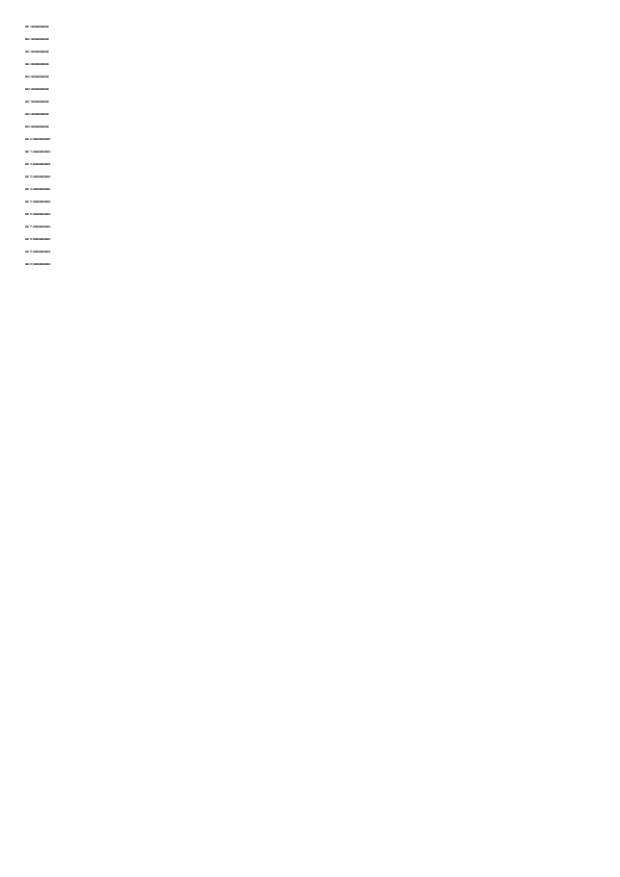
#> input picture 7a0ab742-1627-4bf4-82ea-b806e4b67446/test_images/test_300dpi.jpg, 2480 x 3508 px (shown at 1/4 size); its folder holds only this picture in this run
$ python -i scanner.py   (imports and definitions only)
#> lines starting #> are read from the running program, lines starting #| are printed output that depends on the picture
import os
import math
from pathlib import Path
from dataclasses import dataclass, field
from typing import List, Dict, Any, Optional, Tuple
from enum import Enum

try:
    from PIL import Image, ImageStat, ImageFilter
except ImportError:
    Image = None
    ImageStat = None
    ImageFilter = None

try:
    import pdfplumber
except ImportError:
    pdfplumber = None


class QualitySeverity(str, Enum):
    PASS = "pass"
    WARNING = "warning"
    FAIL = "fail"


@dataclass
class ImageQualityResult:
    file_path: str
    page: int = 1
    dpi: float = 0
    color_mode: str = ""
    width: int = 0
    height: int = 0
    file_size: int = 0
    tilt_degrees: float = 0
    blank_page: bool = False
    content_ratio: float = 0
    issues: List[Dict[str, Any]] = field(default_factory=list)
    overall: QualitySeverity = QualitySeverity.PASS

    # [15 lines left out: function to_dict, not called in this run]


@dataclass
class ScannerConfig:
    min_dpi: int = 300
    max_tilt_degrees: float = 5.0
    blank_page_threshold: float = 0.05
    color_modes: List[str] = field(default_factory=lambda: ["1", "L", "RGB", "CMYK"])


class ImageQualityScanner:
    def __init__(self, config: Optional[ScannerConfig] = None, logger=None):
        self.config = config or ScannerConfig()
        self.logger = logger

    def scan_file(self, file_path: str) -> List[ImageQualityResult]:
        ext = Path(file_path).suffix.lower()

        if ext in [".jpg", ".jpeg", ".png", ".tif", ".tiff", ".bmp", ".gif"]:
            return [self._scan_image_file(file_path)]
        elif ext == ".pdf":
            return self._scan_pdf_file(file_path)
        else:
            result = ImageQualityResult(
                file_path=file_path,
                overall=QualitySeverity.FAIL,
            )
            result.issues.append({
                "type": "unsupported_format",
                "message": f"不支持的文件格式: {ext}",
                "severity": "error",
            })
            return [result]

    # [19 lines left out: function scan_directory, not called in this run]

    def _scan_image_file(self, file_path: str) -> ImageQualityResult:
#> called with file_path = '../test_images/test_300dpi.jpg'
        result = ImageQualityResult(file_path=file_path)

        if Image is None:
            result.overall = QualitySeverity.FAIL
            result.issues.append({
                "type": "missing_dependency",
                "message": "需要安装 Pillow 库进行图像质量检测",
                "severity": "error",
            })
            return result

        try:
            path = Path(file_path)
            result.file_size = path.stat().st_size

            with Image.open(file_path) as img:
#> img is the input picture: PIL image 2480x3508 RGB; min 0, max 255, mean 254.8
                result.width, result.height = img.size
#> result.width = 2480; result.height = 3508
                result.color_mode = img.mode
#> result.color_mode = 'RGB'

                dpi = img.info.get("dpi", (0, 0))
#> dpi = (300, 300)
                if dpi and dpi[0] > 0:
                    result.dpi = float(dpi[0])
#> result.dpi = 300
                else:
                    result.dpi = self._estimate_dpi(img)

                self._check_dpi(result)
                self._check_color_mode(result)
                self._check_tilt(img, result)
                self._check_blank_page(img, result)

            self._determine_overall(result)

        except Exception as e:
            result.overall = QualitySeverity.FAIL
            result.issues.append({
                "type": "read_error",
                "message": f"无法读取图像文件: {str(e)}",
                "severity": "error",
            })

        if self.logger:
            self.logger.info(
                f"图像质检: {file_path}, 结果: {result.overall.value}",
                operation_type="scan_image",
                obj=file_path,
            )

        return result

    # [89 lines left out: functions _scan_pdf_file, _estimate_dpi, not called in this run]

    def _check_dpi(self, result: ImageQualityResult):
        if result.dpi < self.config.min_dpi:
            result.issues.append({
                "type": "low_dpi",
                "message": f"分辨率不足: {result.dpi:.0f} dpi (最低要求 {self.config.min_dpi} dpi)",
                "severity": "error",
            })

    def _check_color_mode(self, result: ImageQualityResult):
        color_names = {
            "1": "黑白",
            "L": "灰度",
            "P": "调色板",
            "RGB": "彩色",
            "RGBA": "彩色(透明)",
            "CMYK": "CMYK",
            "YCbCr": "YCbCr",
            "LAB": "LAB",
            "HSV": "HSV",
            "I": "32位整型",
            "F": "32位浮点",
        }
        result.color_mode = color_names.get(result.color_mode, result.color_mode)
#> result.color_mode = '彩色'

    def _check_tilt(self, img, result: ImageQualityResult):
        try:
            gray_img = img.convert("L")

            edges = self._detect_edges(gray_img)

            tilt_angle = self._hough_transform_tilt(edges)

            result.tilt_degrees = abs(tilt_angle)

            if result.tilt_degrees > self.config.max_tilt_degrees:
                result.issues.append({
                    "type": "tilt",
                    "message": f"图像倾斜度过大: {result.tilt_degrees:.2f}° (阈值 {self.config.max_tilt_degrees}°)",
                    "severity": "warning",
                })

        except Exception:
            result.tilt_degrees = 0.0

    def _detect_edges(self, gray_img):
        if ImageFilter is None:
            return gray_img

        edges = gray_img.filter(ImageFilter.FIND_EDGES)
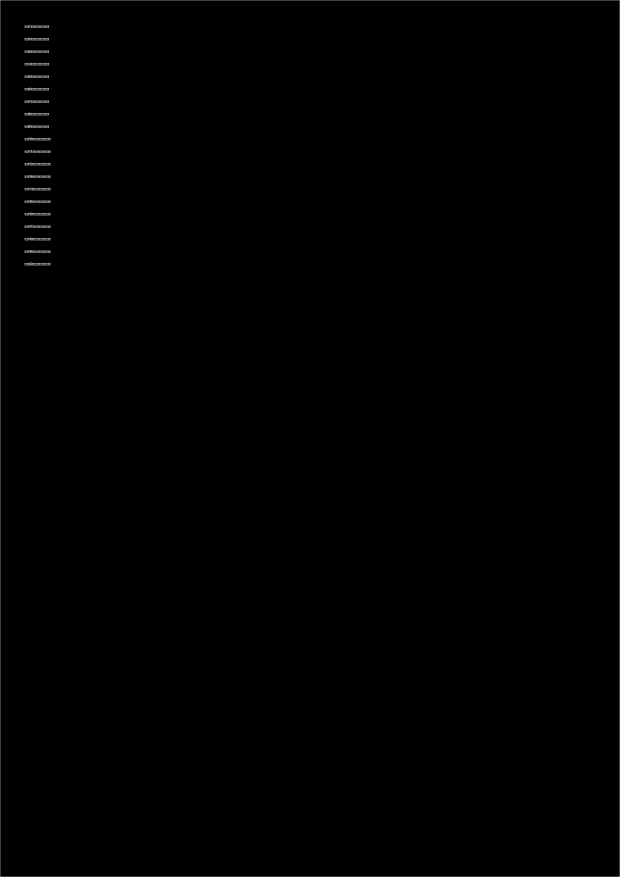
#> edges: PIL image 2480x3508 L (shown at 1/4 size); min 0, max 255, mean 0.6

        threshold = 60
        from PIL import Image as PILImage
        edge_binary = PILImage.new("L", gray_img.size, 0)
#> edge_binary: PIL image 2480x3508 L; every value is 0
        edge_pixels = edges.load()
        out_pixels = edge_binary.load()

        width, height = gray_img.size
#> width = 2480; height = 3508
        for y in range(height):
            for x in range(width):
                if edge_pixels[x, y] > threshold:
                    out_pixels[x, y] = 255
#> in _check_tilt, `edges = self._detect_edges(gray_img)`:
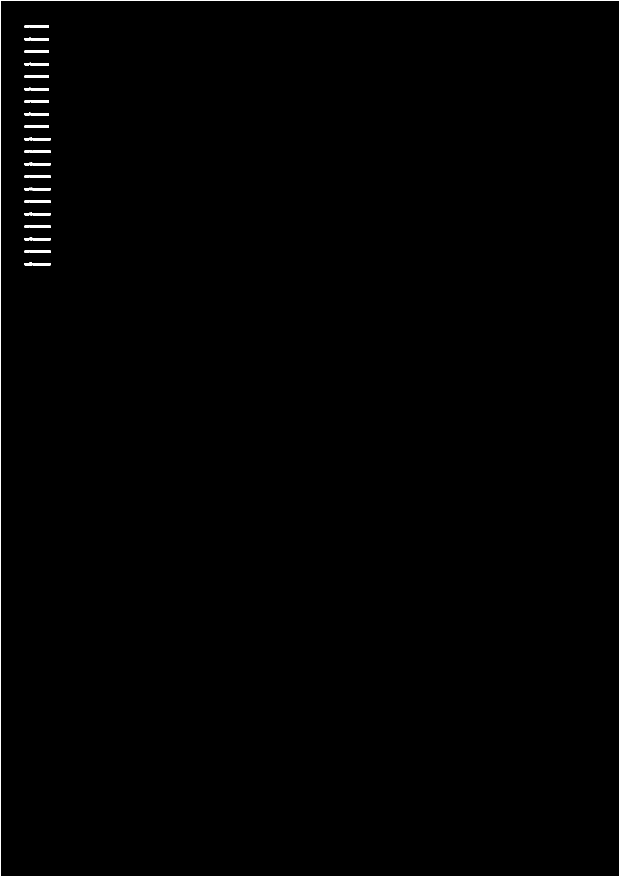
#> edges: PIL image 2480x3508 L (shown at 1/4 size); 0.25% white in thin lines or dots

        return edge_binary

    def _hough_transform_tilt(self, edge_img):
        import math

        width, height = edge_img.size
#> width = 2480; height = 3508
        edge_pixels = edge_img.load()

        border_margin = min(width, height) // 20
#> border_margin = 124
        edge_points = []
        step = max(1, min(width, height) // 600)
#> step = 4

        for y in range(border_margin, height - border_margin, step):
            for x in range(border_margin, width - border_margin, step):
                if edge_pixels[x, y] > 128:
                    edge_points.append((x, y))

        if len(edge_points) < 20:
            return 0.0

        max_tilt = 15.0
        angle_step = 0.2

        center_theta = 90.0
        start_theta = center_theta - max_tilt
        end_theta = center_theta + max_tilt
        num_angles = int((end_theta - start_theta) / angle_step) + 1

        center_x = width / 2
#> center_x = 1240
        center_y = height / 2
#> center_y = 1754
        max_rho = int(math.sqrt(width**2 + height**2)) + 1
#> max_rho = 4297
        rho_step = 2
        num_rhos = max_rho * 2 // rho_step + 1
#> num_rhos = 4298

        angle_max_scores = []

        for angle_idx in range(num_angles):
            theta_deg = start_theta + angle_idx * angle_step
            theta_rad = math.radians(theta_deg)
            cos_theta = math.cos(theta_rad)
            sin_theta = math.sin(theta_rad)

            scores = {}
            for x, y in edge_points:
                rho = int((x - center_x) * cos_theta + (y - center_y) * sin_theta)
                rho_idx = (rho + max_rho) // rho_step
                if 0 <= rho_idx < num_rhos:
                    scores[rho_idx] = scores.get(rho_idx, 0) + 1

            if scores:
                max_score = max(scores.values())
                angle_max_scores.append((theta_deg, max_score))

        if not angle_max_scores:
            return 0.0

        angle_max_scores.sort(key=lambda x: -x[1])
        top_score = angle_max_scores[0][1]
#> top_score = 20

        if top_score < 8:
            return 0.0

        top_thetas = [ang for ang, score in angle_max_scores[:5] if score > top_score * 0.6]

        if not top_thetas:
            best_theta = angle_max_scores[0][0]
        else:
            best_theta = sum(top_thetas) / len(top_thetas)

        tilt_angle = best_theta - 90.0

        fine_range = 1.5
        fine_step = 0.05
        best_fine_theta = best_theta
        best_fine_score = 0

        fine_thetas = [best_theta - fine_range + i * fine_step
                       for i in range(int(fine_range * 2 / fine_step) + 1)]

        for theta_deg in fine_thetas:
            theta_rad = math.radians(theta_deg)
            cos_theta = math.cos(theta_rad)
            sin_theta = math.sin(theta_rad)

            scores = {}
            for x, y in edge_points:
                rho = int((x - center_x) * cos_theta + (y - center_y) * sin_theta)
                rho_idx = (rho + max_rho) // rho_step
                if 0 <= rho_idx < num_rhos:
                    scores[rho_idx] = scores.get(rho_idx, 0) + 1

            if scores:
                max_s = max(scores.values())
                if max_s > best_fine_score:
                    best_fine_score = max_s
                    best_fine_theta = theta_deg

        tilt_angle = best_fine_theta - 90.0
#> in _check_tilt, `tilt_angle = self._hough_transform_tilt(edges)`: tilt_angle = -1.35
#> in _check_tilt, `result.tilt_degrees = abs(tilt_angle)`: result.tilt_degrees = 1.35

        return tilt_angle

    def _check_blank_page(self, img, result: ImageQualityResult):
        try:
            gray_img = img.convert("L")
            stat = ImageStat.Stat(gray_img)
            mean_brightness = stat.mean[0]
#> mean_brightness = 254.8

            threshold = 240
            total_pixels = gray_img.size[0] * gray_img.size[1]
            white_pixels = 0

            histogram = gray_img.histogram()
#> histogram = 256 values, max 8680652 at index 255, min 0 at index 6, mean 33983.8
            for i in range(threshold, 256):
                if i < len(histogram):
                    white_pixels += histogram[i]
#> this loop made 16 passes
#> white_pixels on passes 1 to 12: 6, 11, 14, 18, 18, 22, 23, 33, 56, 139, 374, 915
#> after the loop, white_pixels = 8688637

            content_ratio = 1.0 - (white_pixels / total_pixels) if total_pixels > 0 else 0
#> content_ratio = 0.00129
            result.content_ratio = content_ratio
#> result.content_ratio = 0.00129

            if content_ratio < self.config.blank_page_threshold:
                result.blank_page = True
                result.issues.append({
                    "type": "blank_page",
                    "message": f"可能为空白页，内容占比: {content_ratio*100:.2f}% (阈值 {self.config.blank_page_threshold*100}%)",
                    "severity": "warning",
                })

        except Exception:
            result.content_ratio = 0
            result.blank_page = False

    def _determine_overall(self, result: ImageQualityResult):
        has_error = any(issue.get("severity") == "error" for issue in result.issues)
#> has_error = False
        has_warning = any(issue.get("severity") == "warning" for issue in result.issues)
#> has_warning = True

        if has_error:
            result.overall = QualitySeverity.FAIL
        elif has_warning:
            result.overall = QualitySeverity.WARNING
        else:
            result.overall = QualitySeverity.PASS

    # [25 lines left out: function get_summary, not called in this run]

>>> result = ImageQualityScanner().scan_file('../test_images/test_300dpi.jpg')
